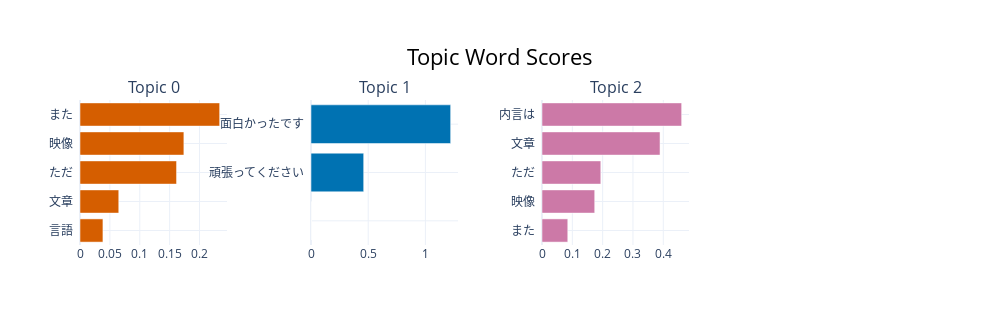

The notebook cell this image was saved under:
### Code cell
topic_model.visualize_barchart()

### Figure 1 — Plotly figure (JSON) as saved in the notebook; plotly's stock layout.template omitted (floating-point values rounded to 4 significant figures)
{"data": [{"marker": {"color": "#D55E00"}, "orientation": "h", "type": "bar", "x": [0.03838, 0.06486, 0.1616, 0.1738, 0.2337], "xaxis": "x", "y": ["言語  ", "文章  ", "ただ  ", "映像  ", "また  "], "yaxis": "y"}, {"marker": {"color": "#0072B2"}, "orientation": "h", "type": "bar", "x": [1e-05, 1e-05, 1e-05, 0.4605, 1.221], "xaxis": "x2", "y": ["  ", "  ", "  ", "頑張ってください  ", "面白かったです  "], "yaxis": "y2"}, {"marker": {"color": "#CC79A7"}, "orientation": "h", "type": "bar", "x": [0.08498, 0.1738, 0.1939, 0.3892, 0.4605], "xaxis": "x3", "y": ["また  ", "映像  ", "ただ  ", "文章  ", "内言は  "], "yaxis": "y3"}], "layout": {"annotations": [{"font": {"size": 16}, "showarrow": false, "text": "Topic 0", "x": 0.0875, "xanchor": "center", "xref": "paper", "y": 1, "yanchor": "bottom", "yref": "paper"}, {"font": {"size": 16}, "showarrow": false, "text": "Topic 1", "x": 0.3625, "xanchor": "center", "xref": "paper", "y": 1, "yanchor": "bottom", "yref": "paper"}, {"font": {"size": 16}, "showarrow": false, "text": "Topic 2", "x": 0.6375, "xanchor": "center", "xref": "paper", "y": 1, "yanchor": "bottom", "yref": "paper"}], "height": 325, "hoverlabel": {"bgcolor": "white", "font": {"family": "Rockwell", "size": 16}}, "showlegend": false, "title": {"font": {"color": "Black", "size": 22}, "text": "Topic Word Scores", "x": 0.5, "xanchor": "center", "yanchor": "top"}, "width": 1000, "xaxis": {"anchor": "y", "domain": [0, 0.175], "showgrid": true}, "xaxis2": {"anchor": "y2", "domain": [0.275, 0.45], "showgrid": true}, "xaxis3": {"anchor": "y3", "domain": [0.55, 0.725], "showgrid": true}, "xaxis4": {"anchor": "y4", "domain": [0.825, 1], "showgrid": true}, "yaxis": {"anchor": "x", "domain": [0, 1], "showgrid": true}, "yaxis2": {"anchor": "x2", "domain": [0, 1], "showgrid": true}, "yaxis3": {"anchor": "x3", "domain": [0, 1], "showgrid": true}, "yaxis4": {"anchor": "x4", "domain": [0, 1], "showgrid": true}}}
